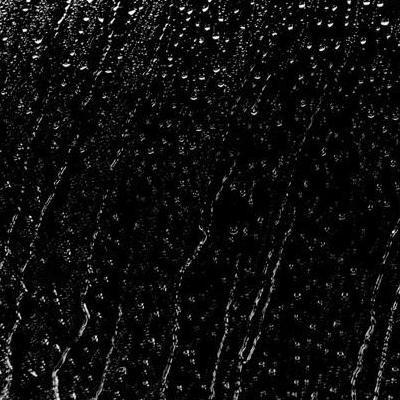
#> input picture Opencv/02.code/image/rain.jpg, 400 x 400 px
$ jupyter execute --allow-errors '04.图像的算数运算.ipynb'
#> lines starting #> are read from the running program, lines starting #| are printed output that depends on the picture
[cell 1]
import numpy as np
import cv2 as cv
import matplotlib.pyplot as plt

[cell 2]
rain = cv.imread("./image/rain.jpg")
#> rain is the input picture: shape (400, 400, 3); min 0, max 255, mean 14.4

[cell 3]
plt.imshow(rain[:,:,::-1])

[cell 4]
view = cv.imread("./image/view.jpg")
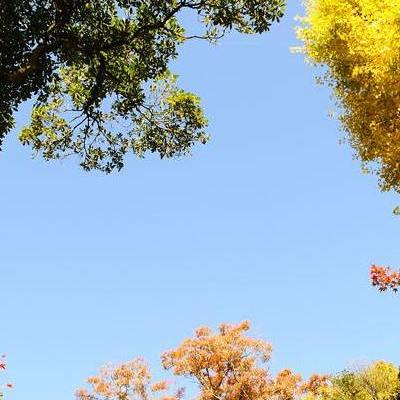
#> input picture Opencv/02.code/image/view.jpg, 400 x 400 px
#> view is the input picture: shape (400, 400, 3); mean B, G, R 191.3, 177.1, 156.1

[cell 5]
plt.imshow(view[:,:,::-1])

[cell 6]
img1 = cv.add(rain,view)
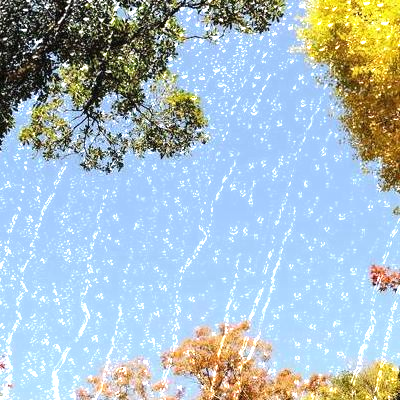
#> img1: shape (400, 400, 3); mean B, G, R 198.7, 188.7, 168.4

[cell 7]
plt.imshow(img1[:,:,::-1])

[cell 8]
img2 = rain+view
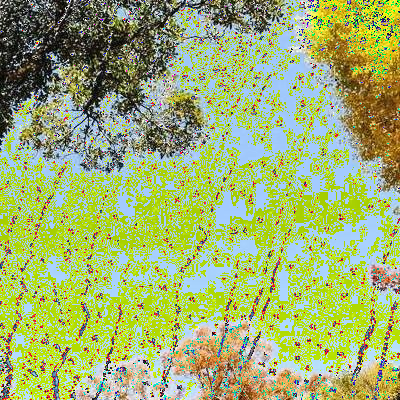
#> img2: shape (400, 400, 3); mean B, G, R 113.2, 176.8, 158.4

[cell 9]
plt.imshow(img2[:,:,::-1])

[cell 10]
img3 = cv.addWeighted(view,0.3,rain,0.7,0)
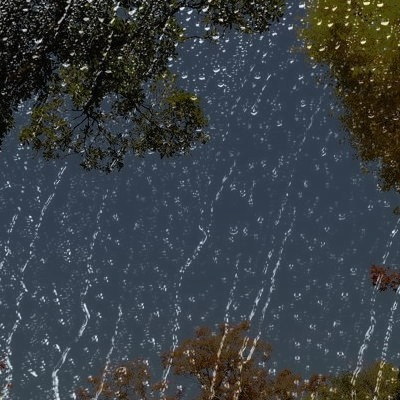
#> img3: shape (400, 400, 3); mean B, G, R 67.5, 63.3, 57

[cell 11]
plt.imshow(img3[:,:,::-1])

# 减法

[cell 12]
img3 = cv.subtract(view,rain)
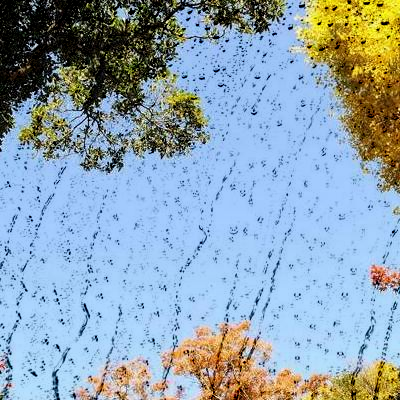
#> img3: shape (400, 400, 3); mean B, G, R 179.4, 164.3, 143.3

[cell 13]
plt.imshow(img3[:,:,::-1])

[cell 14]
img4 = view-rain
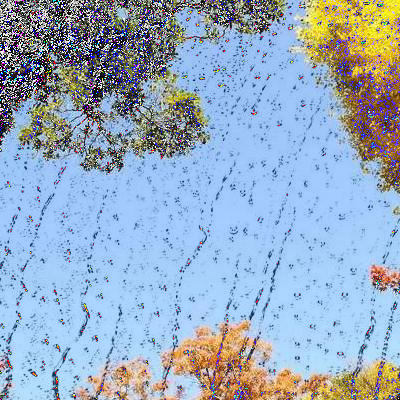
#> img4: shape (400, 400, 3); mean B, G, R 193.8, 171.6, 151.3

[cell 15]
plt.imshow(img4[:,:,::-1])
